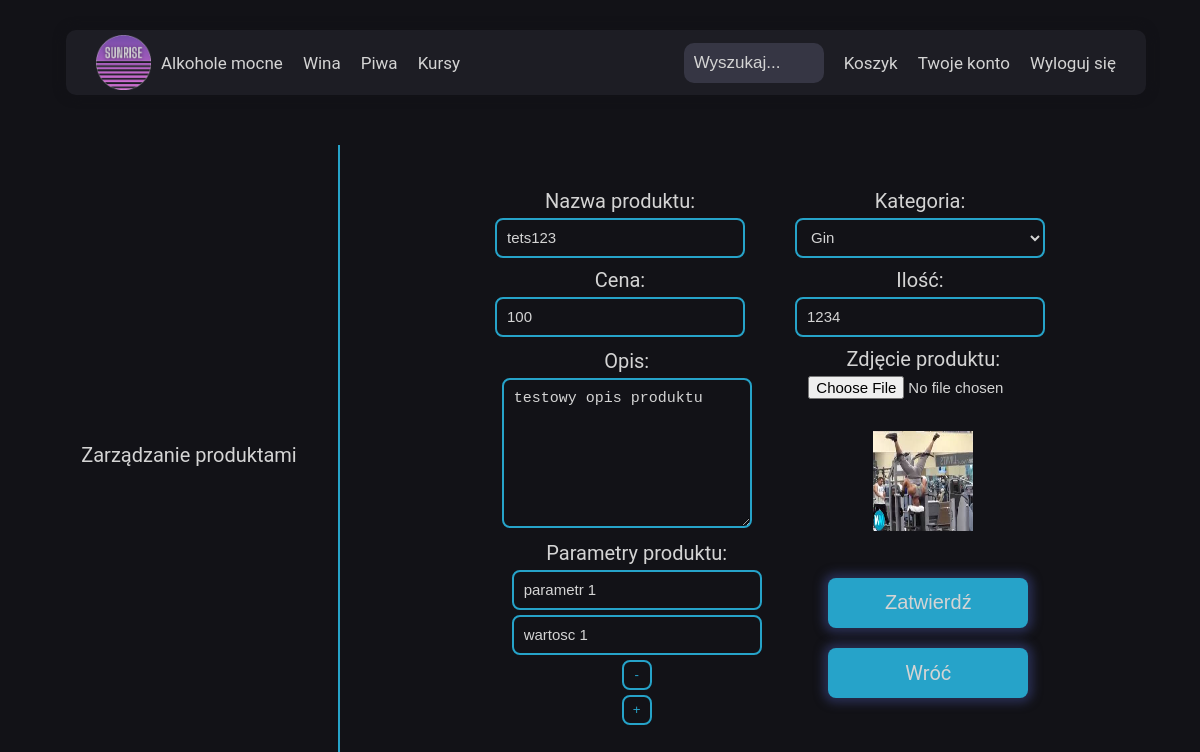
Screenshot of /html/admin_panel/edit_product.php?item=tets123 (signed in) with the database file from the repository.
### tables this page shows
CREATE TABLE `product` (
  `id` int(11) NOT NULL,
  `product_name` varchar(50) NOT NULL,
  `category_id` int(11) NOT NULL,
  `price` float NOT NULL,
  `description` text NOT NULL,
  `stock` int(11) NOT NULL,
  `photo_id` int(11) NOT NULL
);

CREATE TABLE `category` (
  `id` int(11) NOT NULL,
  `category_name` varchar(50) NOT NULL
);

CREATE TABLE `photos` (
  `id` int(11) NOT NULL,
  `path` varchar(255) NOT NULL
);

CREATE TABLE `parameters` (
  `id` int(11) NOT NULL,
  `param_name` varchar(50) NOT NULL
);

### html/admin_panel/edit_product.php (the view, shortened to what this page needs)
<?php
include '../menu_component.php';
require_once('../../php/dblogin.php');
$product = $_GET['item'];
$sql = 'SELECT id, product_name, price, description, stock, photo_id FROM product WHERE product_name LIKE ?';
$product_info = $pdo->prepare($sql);
$product_info->execute([$product]);
$product_info = $product_info->fetch();
$category = $pdo->query('SELECT category.id, category_name FROM category INNER JOIN product ON category.id = product.category_id WHERE product_name LIKE "'.$product.'"')->fetch();
$sql = 'SELECT param_name, param_value
        FROM `product-params`
        INNER JOIN parameters ON parameters.id = `product-params`.param_id
        WHERE product_id = ?';
$param_stmt = $pdo->prepare($sql);
$param_stmt->execute([$product_info['id']]);
$product_params = $param_stmt->fetchAll();
?>
<!DOCTYPE html>
<html lang="pl">
<head>
  <link rel="stylesheet" href="../../css/main.css" />
</head>
<body>
<?php echo $nav; ?>
<main class="user admin">
  <section class="user__menu admin__menu">
    <a href="./index.php" class="user__menu--item admin__menu--item">Zarządzanie produktami</a>
  </section>
  <section class="user__section admin__section">
    <div class="admin__contentContainer admin__editContainer">
      <form id="create-product-form" method="post" action="../../php/admin_panel/edit_product.php?id=<?=$product_info['id']?>" enctype="multipart/form-data">
        <div class="admin__formContainer">
          <label for="name">Nazwa produktu:</label>
          <input type="text" name="name" id="name" class="admin__contentContainer--input" value="<?=$product_info['product_name']?>">
        </div>
        <div class="admin__formContainer">
          <label for="category">Kategoria:</label>
          <select name="category" id="category" class="admin__contentContainer--input">
            <option selected value="<?=$category['id']?>"><?=$category['category_name']?></option>
          </select>
        </div>
        <div class="admin__formContainer">
          <label for="price">Cena:</label>
          <input type="text" name="price" id="price" class="admin__contentContainer--input" value="<?=$product_info['price']?>">
        </div>
        <div class="admin__formContainer">
          <label for="quantity">Ilość:</label>
          <input type="number" name="quantity" id="quantity" class="admin__contentContainer--input" value="<?=$product_info['stock']?>">
        </div>
        <div class="admin__formContainer">
          <label for="description">Opis:</label>
          <textarea name="description" id="description" class="admin__contentContainer--textarea"><?=$product_info['description']?></textarea>
        </div>
        <div class="admin__formContainer">
          <label for="image">Zdjęcie produktu:</label>
          <input type="file" name="image" id="image" class="admin__contentContainer--file">
          <?php
            $img_path = $pdo->prepare('SELECT path FROM photos WHERE id = ?');
            $img_path->execute([$product_info['photo_id']]);
            $img_path = $img_path->fetchColumn();
          ?>
          <img src="<?=$img_path?>" alt="Obecne zdjęcie" class="admin__product--img">
        </div>
        <div class="admin__formContainer">
          <label>Parametry produktu:</label>
          <div id="paramContainer">
            <?php $i = 0; foreach ($product_params as $param): ?>
              <div class="admin__formContainer param-group">
                <input type="text" name="param_name<?=$i?>" class="admin__contentContainer--input" placeholder="Nazwa parametru" value="<?=htmlspecialchars($param['param_name'])?>">
                <input type="text" name="param_value<?=$i?>" class="admin__contentContainer--input" placeholder="Wartość parametru" value="<?=htmlspecialchars($param['param_value'])?>">
                <button type="button" class="removeParamBtn addParamBtn">-</button>
              </div>
            <?php $i++; endforeach; ?>
          </div>
          <button type="button" id="addParam" class="addParamBtn">+</button>
        </div>
        <div class="admin__formContainer">
          <button type="submit" class="admin__contentContainer--addProduct">Zatwierdź</button>
          <a href="./index.php" class="linkButton">Wróć</a>
        </div>
      </form>
    </div>
  </section>
</main>
</body>
</html>

### css/main.css (style rules this page uses)
*, *::before, *::after { box-sizing: border-box; margin: 0; padding: 0; }
* { scrollbar-width: none; scrollbar-color: #d4d4d4 #121217; }
input[type=number] { -moz-appearance: textfield; }
html { font-size: 62.5%; scroll-behavior: smooth; }
body { min-height: 100%; display: flex; flex-direction: column; font-family: "Roboto", sans-serif; color: #d4d4d4; background-color: #121217; }
a { text-decoration: none; }
.linkButton { display: flex; align-items: center; justify-content: center; height: 50px; width: 200px; margin-top: 15px; border-radius: 8px; color: #d4d4d4; font-size: 2rem; border: none; background-color: rgb(38, 163, 201); box-shadow: 0px 0px 10px 5px #282d50; cursor: pointer; transition: transform 0.3s; }
.user { height: 80vh; width: 100%; display: flex; padding-top: 20px; }
.user__menu { display: flex; flex-direction: column; align-items: center; justify-content: space-evenly; height: 100%; width: 20%; min-width: 300px; margin-left: 40px; border-right: 2px solid rgb(38, 163, 201); }
.user__menu--item { width: 250px; padding: 20px 5px; font-size: 20px; color: #d4d4d4; text-align: center; }
.user__section { display: flex; flex-direction: column; align-items: center; height: 100%; width: 80%; }
.admin__menu { width: 25%; }
.admin__menu--item { width: 300px; }
.admin__section { height: 99%; width: 75%; }
.admin__formContainer { display: flex; flex-direction: column; align-items: center; justify-content: space-between; gap: 5px; }
.admin__formContainer .addParamBtn { height: 30px; width: 30px; background: none; border: 2px solid rgb(38, 163, 201); color: rgb(38, 163, 201); border-radius: 8px; }
.admin__formContainer select { color: #d4d4d4; }
.admin__contentContainer { position: relative; height: 800px; display: flex; flex-direction: column; align-items: center; justify-content: space-evenly; }
.admin__contentContainer form { display: flex; flex-direction: column; align-items: center; }
.admin__contentContainer label { font-size: 2rem; margin-top: 10px; }
.admin__contentContainer--input { height: 40px; width: 250px; padding: 0 10px; color: #d4d4d4; background: none; border: 2px solid rgb(38, 163, 201); font-size: 1.5rem; border-radius: 8px; }
.admin__contentContainer--textarea { height: 150px; width: 250px; padding: 10px; color: #d4d4d4; font-size: 1.5rem; background: none; border: 2px solid rgb(38, 163, 201); border-radius: 8px; }
.admin__contentContainer--file { height: 50px; width: 230px; font-size: 1.5rem; }
.admin__contentContainer--addProduct { height: 50px; width: 200px; margin-top: 15px; border-radius: 8px; color: #d4d4d4; margin: 0 auto; margin-top: 20px; font-size: 2rem; border: none; background-color: rgb(38, 163, 201); box-shadow: 0px 0px 10px 5px #282d50; cursor: pointer; transition: transform 0.3s; }
.admin__editContainer { width: 650px; height: 630px; }
.admin__editContainer form { flex-direction: row; flex-wrap: wrap; justify-content: space-evenly; }
.admin__product--img { width: 100px; height: 100px; grid-column: 1/2; grid-row: 1/2; }
@media (max-width: 1400px) { .admin__menu--item { width: 230px; } }

### rows the page displays
product: name "tets123", price "100", quantity "1234", description "testowy opis produktu"
category: category "Gin"
photos: path (picture)
product-params: param.param_name "parametr 1", param_value "wartosc 1"
